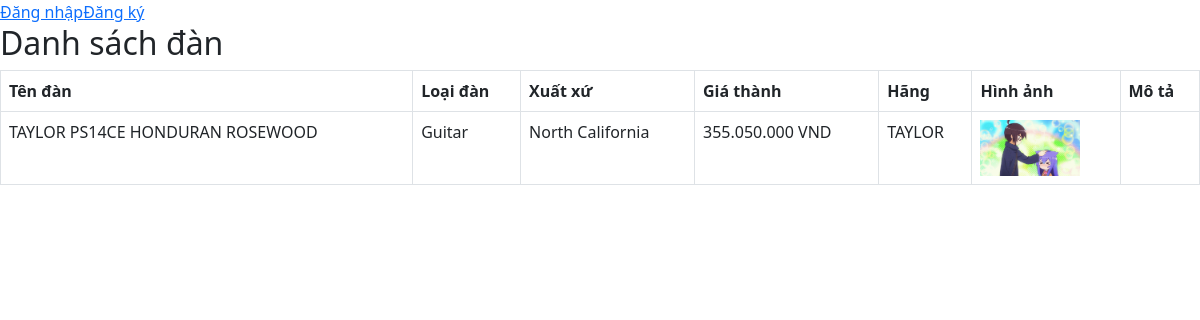
The app's page /user/index.php with its own data.
### tables this page shows
CREATE TABLE `instrument` (
  `ma` int(11) NOT NULL,
  `ten` varchar(50) NOT NULL,
  `xuatXu` varchar(50) DEFAULT NULL,
  `giaThanh` decimal(15,2) NOT NULL,
  `hang` varchar(100) DEFAULT NULL,
  `hinhAnh` varchar(255) DEFAULT NULL,
  `moTa` text DEFAULT NULL,
  `loaiDan_id` int(11) NOT NULL
);

CREATE TABLE `loaidan` (
  `ma` int(11) NOT NULL,
  `tenLoai` varchar(50) NOT NULL
);

### user/index.php (the view, shortened to what this page needs)
<?php
    $database = new Database();
    $conn = $database->dbConnection();
    $query = "SELECT instrument.*, loaidan.tenLoai FROM instrument JOIN loaidan ON instrument.loaiDan_id = loaidan.ma";
    $stmt = $conn->prepare($query);
    $stmt->execute();
    $danList = $stmt->fetchAll(PDO::FETCH_ASSOC);
?>
<!DOCTYPE html>
<html lang="vi">
<head>
    <link rel="stylesheet" href="https://cdn.jsdelivr.net/npm/bootstrap@5.3.0/dist/css/bootstrap.min.css">
</head>
<body>
    <div class="header">
        <div class="nav-links">
            <?php
                if (isset($_SESSION["user"])) {
                    echo '<span>Xin chào, ' . $_SESSION["user"] . '</span>';
                    echo '<a href="logout.php"> Đăng xuất</a>';
                } else {
                    echo '<a href="login.php">Đăng nhập</a>';
                    echo '<a href="register.php">Đăng ký</a>';
                }
            ?>
        </div>
    </div>
    <h2>Danh sách đàn</h2>
    <table class="table table-bordered">
        <thead>
            <tr>
                <th>Tên đàn</th>
                <th>Loại đàn</th>
                <th>Xuất xứ</th>
                <th>Giá thành</th>
                <th>Hãng</th>
                <th>Hình ảnh</th>
                <th>Mô tả</th>
            </tr>
        </thead>
        <tbody>
            <?php foreach ($danList as $dan): ?>
                <tr>
                    <td><?php echo htmlspecialchars($dan["ten"]); ?></td>
                    <td><?php echo htmlspecialchars($dan["tenLoai"]); ?></td>
                    <td><?php echo htmlspecialchars($dan["xuatXu"]); ?></td>
                    <td><?php echo number_format($dan["giaThanh"], 0, ',', '.') . " VND"; ?></td>
                    <td><?php echo htmlspecialchars($dan["hang"]); ?></td>
                    <td>
                        <?php if (!empty($dan["hinhAnh"])): ?>
                            <img src="<?php echo htmlspecialchars($dan["hinhAnh"]); ?>" width="100">
                        <?php else: ?>
                            Không có ảnh
                        <?php endif; ?>
                    </td>
                    <td><?php echo htmlspecialchars($dan["moTa"]); ?></td>
                </tr>
            <?php endforeach; ?>
        </tbody>
    </table>
</body>
</html>

### records on screen
instrument: ten "TAYLOR PS14CE HONDURAN ROSEWOOD", loaiDan.tenLoai "Guitar", xuatXu "North California", giaThanh "355.050.000", hang "TAYLOR", hinhAnh (picture)
